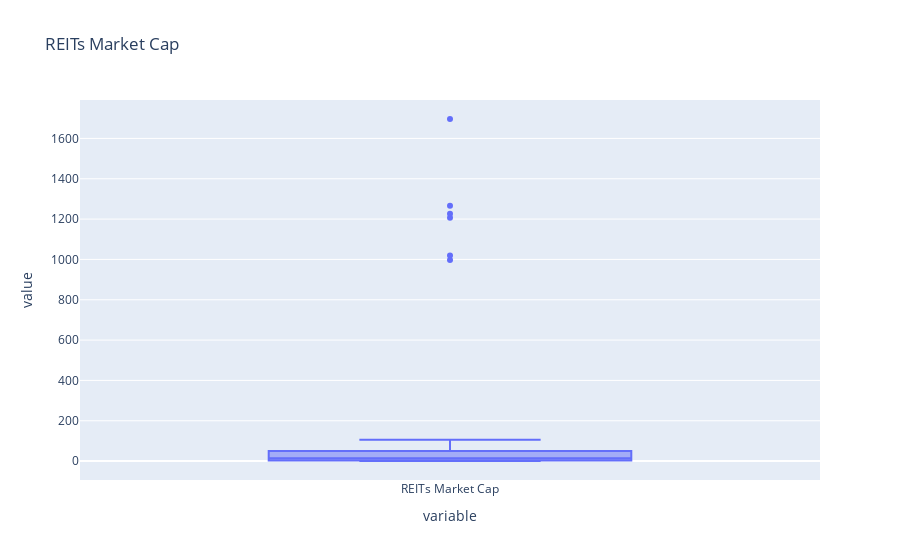
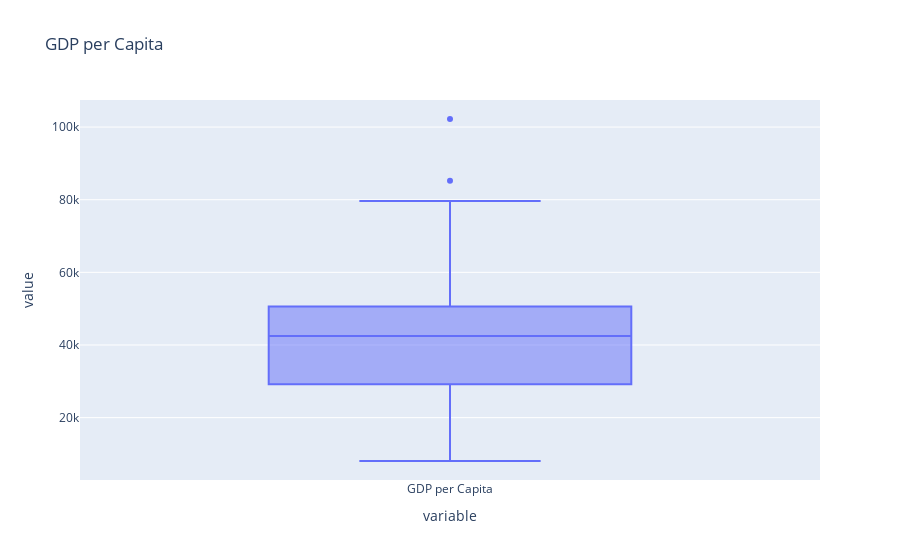
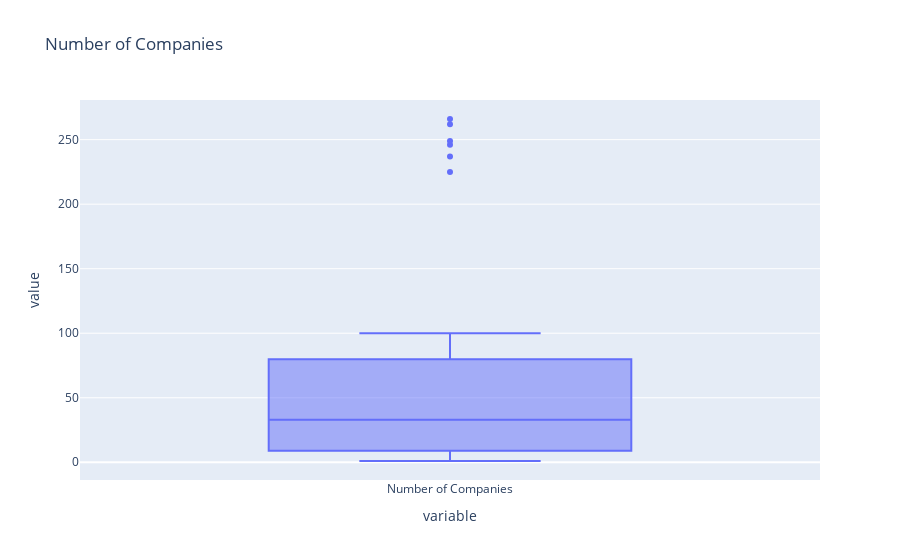
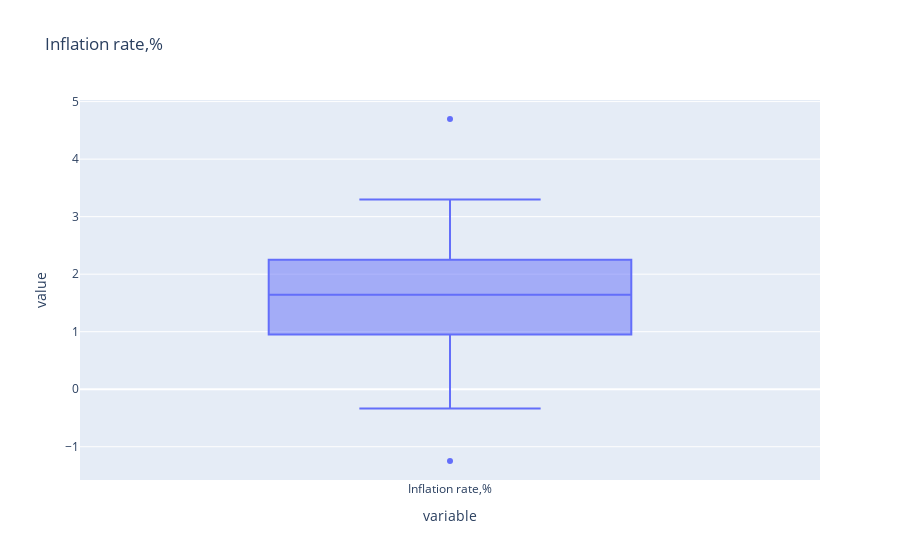

The cell these charts' notebook holds for them, in order:
### Code cell
for col in df.drop(['Year', 'Number', 'Name'], axis=1).columns:
    fig = px.box(df[col], title=col)
    
    fig.show()

### Figure 1 — Plotly figure (JSON) as saved in the notebook; plotly's stock layout.template omitted (floating-point values rounded to 4 significant figures)
{"data": [{"alignmentgroup": "True", "hovertemplate": "variable=%{x}<br>value=%{y}<extra></extra>", "legendgroup": "", "marker": {"color": "#636efa"}, "name": "", "notched": false, "offsetgroup": "", "orientation": "v", "showlegend": false, "type": "box", "x": ["REITs Market Cap", "REITs Market Cap", "REITs Market Cap", "REITs Market Cap", "REITs Market Cap", "REITs Market Cap", "REITs Market Cap", "REITs Market Cap", "REITs Market Cap", "REITs Market Cap", "REITs Market Cap", "REITs Market Cap", "REITs Market Cap", "REITs Market Cap", "REITs Market Cap", "REITs Market Cap", "REITs Market Cap", "REITs Market Cap", "REITs Market Cap", "REITs Market Cap", "REITs Market Cap", "REITs Market Cap", "REITs Market Cap", "REITs Market Cap", "REITs Market Cap", "REITs Market Cap", "REITs Market Cap", "REITs Market Cap", "REITs Market Cap", "REITs Market Cap", "REITs Market Cap", "REITs Market Cap", "REITs Market Cap", "REITs Market Cap", "REITs Market Cap", "REITs Market Cap", "REITs Market Cap", "REITs Market Cap", "REITs Market Cap", "REITs Market Cap", "REITs Market Cap", "REITs Market Cap", "REITs Market Cap", "REITs Market Cap", "REITs Market Cap", "REITs Market Cap", "REITs Market Cap", "REITs Market Cap", "REITs Market Cap", "REITs Market Cap", "REITs Market Cap", "REITs Market Cap", "REITs Market Cap", "REITs Market Cap", "REITs Market Cap", "REITs Market Cap", "REITs Market Cap", "REITs Market Cap", "REITs Market Cap", "REITs Market Cap", "REITs Market Cap", "REITs Market Cap", "REITs Market Cap", "REITs Market Cap", "REITs Market Cap", "REITs Market Cap"], "x0": " ", "xaxis": "x", "y": [14.52, 15, 21.29, 23.16, 29.16, 18.52, 0.46, 0.73, 0.48, 0.61, 0.71, 0.75, 86.9, 50.52, 65.57, 51.9, 52.18, 41.27, 4.34, 4.07, 5.53, 5.56, 6.66, 2.66, 3.24, 2.84, 2.14, 2.01, 2.13, 0.63, 3.35, 0.97, 1.16, 0.81, 0.85, 0.46, 5.27, 25.64, 25.66, 13.71, 12.76, 14.85, 22.71, 24.07, 28.71, 26.36, 25.68, 23.72, 79.82, 67.35, 90.95, 83.19, 105.8, 65.85, 2.79, 2.52, 2, 2.75, 2.5, 2.9, 1019.0, 996.9, 1267.0, 1206, 1696.0, 1226.0], "y0": " ", "yaxis": "y"}], "layout": {"boxmode": "group", "legend": {"tracegroupgap": 0}, "title": {"text": "REITs Market Cap"}, "xaxis": {"anchor": "y", "domain": [0, 1], "title": {"text": "variable"}}, "yaxis": {"anchor": "x", "domain": [0, 1], "title": {"text": "value"}}}}

### Figure 2 — Plotly figure (JSON) as saved in the notebook; plotly's stock layout.template omitted (floating-point values rounded to 4 significant figures)
{"data": [{"alignmentgroup": "True", "hovertemplate": "variable=%{x}<br>value=%{y}<extra></extra>", "legendgroup": "", "marker": {"color": "#636efa"}, "name": "", "notched": false, "offsetgroup": "", "orientation": "v", "showlegend": false, "type": "box", "x": ["GDP per Capita", "GDP per Capita", "GDP per Capita", "GDP per Capita", "GDP per Capita", "GDP per Capita", "GDP per Capita", "GDP per Capita", "GDP per Capita", "GDP per Capita", "GDP per Capita", "GDP per Capita", "GDP per Capita", "GDP per Capita", "GDP per Capita", "GDP per Capita", "GDP per Capita", "GDP per Capita", "GDP per Capita", "GDP per Capita", "GDP per Capita", "GDP per Capita", "GDP per Capita", "GDP per Capita", "GDP per Capita", "GDP per Capita", "GDP per Capita", "GDP per Capita", "GDP per Capita", "GDP per Capita", "GDP per Capita", "GDP per Capita", "GDP per Capita", "GDP per Capita", "GDP per Capita", "GDP per Capita", "GDP per Capita", "GDP per Capita", "GDP per Capita", "GDP per Capita", "GDP per Capita", "GDP per Capita", "GDP per Capita", "GDP per Capita", "GDP per Capita", "GDP per Capita", "GDP per Capita", "GDP per Capita", "GDP per Capita", "GDP per Capita", "GDP per Capita", "GDP per Capita", "GDP per Capita", "GDP per Capita", "GDP per Capita", "GDP per Capita", "GDP per Capita", "GDP per Capita", "GDP per Capita", "GDP per Capita", "GDP per Capita", "GDP per Capita", "GDP per Capita", "GDP per Capita", "GDP per Capita", "GDP per Capita"], "x0": " ", "xaxis": "x", "y": [43580.0, 43490.0, 46700.0, 43810.0, 44690.0, 50600.0, 8064.0, 8077.0, 9314.0, 9826.0, 10010.0, 12510.0, 39870.0, 39930.0, 42950.0, 39260.0, 40300.0, 42330.0, 44550.0, 44770.0, 47660.0, 45470.0, 46220.0, 48400.0, 70640.0, 68710.0, 78330.0, 79670.0, 85210.0, 102200.0, 31980.0, 32000.0, 34320.0, 30660.0, 31600.0, 33740.0, 48350.0, 48560.0, 53230.0, 51290.0, 52460.0, 56300.0, 28360.0, 28360.0, 30730.0, 26830.0, 27180.0, 29200.0, 39730.0, 39800.0, 42580.0, 39230.0, 40390.0, 47320.0, 18640.0, 18640.0, 20320.0, 18170.0, 17660.0, 20880.0, 59500.0, 59790.0, 62870.0, 63050.0, 63360.0, 75180.0], "y0": " ", "yaxis": "y"}], "layout": {"boxmode": "group", "legend": {"tracegroupgap": 0}, "title": {"text": "GDP per Capita"}, "xaxis": {"anchor": "y", "domain": [0, 1], "title": {"text": "variable"}}, "yaxis": {"anchor": "x", "domain": [0, 1], "title": {"text": "value"}}}}

### Figure 3 — Plotly figure (JSON) as saved in the notebook; plotly's stock layout.template omitted (floating-point values rounded to 4 significant figures)
{"data": [{"alignmentgroup": "True", "hovertemplate": "variable=%{x}<br>value=%{y}<extra></extra>", "legendgroup": "", "marker": {"color": "#636efa"}, "name": "", "notched": false, "offsetgroup": "", "orientation": "v", "showlegend": false, "type": "box", "x": ["Number of Companies", "Number of Companies", "Number of Companies", "Number of Companies", "Number of Companies", "Number of Companies", "Number of Companies", "Number of Companies", "Number of Companies", "Number of Companies", "Number of Companies", "Number of Companies", "Number of Companies", "Number of Companies", "Number of Companies", "Number of Companies", "Number of Companies", "Number of Companies", "Number of Companies", "Number of Companies", "Number of Companies", "Number of Companies", "Number of Companies", "Number of Companies", "Number of Companies", "Number of Companies", "Number of Companies", "Number of Companies", "Number of Companies", "Number of Companies", "Number of Companies", "Number of Companies", "Number of Companies", "Number of Companies", "Number of Companies", "Number of Companies", "Number of Companies", "Number of Companies", "Number of Companies", "Number of Companies", "Number of Companies", "Number of Companies", "Number of Companies", "Number of Companies", "Number of Companies", "Number of Companies", "Number of Companies", "Number of Companies", "Number of Companies", "Number of Companies", "Number of Companies", "Number of Companies", "Number of Companies", "Number of Companies", "Number of Companies", "Number of Companies", "Number of Companies", "Number of Companies", "Number of Companies", "Number of Companies", "Number of Companies", "Number of Companies", "Number of Companies", "Number of Companies", "Number of Companies", "Number of Companies"], "x0": " ", "xaxis": "x", "y": [27, 28, 29, 28, 29, 28, 29, 35, 30, 33, 41, 39, 52, 47, 46, 44, 48, 47, null, 62, 61, 61, 55, 52, 3, 4, 3, 3, 3, 1, 10, 9, 10, 9, 9, 8, 8, 9, 8, 7, 7, 7, 68, 82, 93, 90, 89, 97, 100, 94, 92, 90, 83, 79, 13, 12, 11, 10, 9, 10, 266, 262, 249, 246, 237, 225], "y0": " ", "yaxis": "y"}], "layout": {"boxmode": "group", "legend": {"tracegroupgap": 0}, "title": {"text": "Number of Companies"}, "xaxis": {"anchor": "y", "domain": [0, 1], "title": {"text": "variable"}}, "yaxis": {"anchor": "x", "domain": [0, 1], "title": {"text": "value"}}}}

### Figure 4 — Plotly figure (JSON) as saved in the notebook; plotly's stock layout.template omitted (floating-point values rounded to 4 significant figures)
{"data": [{"alignmentgroup": "True", "hovertemplate": "variable=%{x}<br>value=%{y}<extra></extra>", "legendgroup": "", "marker": {"color": "#636efa"}, "name": "", "notched": false, "offsetgroup": "", "orientation": "v", "showlegend": false, "type": "box", "x": ["Inflation rate,%", "Inflation rate,%", "Inflation rate,%", "Inflation rate,%", "Inflation rate,%", "Inflation rate,%", "Inflation rate,%", "Inflation rate,%", "Inflation rate,%", "Inflation rate,%", "Inflation rate,%", "Inflation rate,%", "Inflation rate,%", "Inflation rate,%", "Inflation rate,%", "Inflation rate,%", "Inflation rate,%", "Inflation rate,%", "Inflation rate,%", "Inflation rate,%", "Inflation rate,%", "Inflation rate,%", "Inflation rate,%", "Inflation rate,%", "Inflation rate,%", "Inflation rate,%", "Inflation rate,%", "Inflation rate,%", "Inflation rate,%", "Inflation rate,%", "Inflation rate,%", "Inflation rate,%", "Inflation rate,%", "Inflation rate,%", "Inflation rate,%", "Inflation rate,%", "Inflation rate,%", "Inflation rate,%", "Inflation rate,%", "Inflation rate,%", "Inflation rate,%", "Inflation rate,%", "Inflation rate,%", "Inflation rate,%", "Inflation rate,%", "Inflation rate,%", "Inflation rate,%", "Inflation rate,%", "Inflation rate,%", "Inflation rate,%", "Inflation rate,%", "Inflation rate,%", "Inflation rate,%", "Inflation rate,%", "Inflation rate,%", "Inflation rate,%", "Inflation rate,%", "Inflation rate,%", "Inflation rate,%", "Inflation rate,%", "Inflation rate,%", "Inflation rate,%", "Inflation rate,%", "Inflation rate,%", "Inflation rate,%", "Inflation rate,%"], "x0": " ", "xaxis": "x", "y": [2.126, 2.053, 1.437, 0.7408, 2.44, null, 2.062, 2.815, 3.104, 1.672, 3.298, null, 1.032, 1.851, 1.108, 0.4765, 1.642, null, 1.509, 1.732, 1.446, 0.5067, 3.143, null, 0.3405, 0.4884, 0.939, -0.3346, 2.358, null, 1.227, 1.137, 0.6112, -0.1377, 1.874, null, 1.381, 1.703, 2.634, 1.272, 2.676, null, 1.956, 1.675, 0.6995, -0.3228, 3.093, null, 2.558, 2.293, 1.738, 0.9895, 2.518, null, 1.121, 0.6256, 0.253, -1.248, 1.224, null, 2.13, 2.443, 1.812, 1.234, 4.698, null], "y0": " ", "yaxis": "y"}], "layout": {"boxmode": "group", "legend": {"tracegroupgap": 0}, "title": {"text": "Inflation rate,%"}, "xaxis": {"anchor": "y", "domain": [0, 1], "title": {"text": "variable"}}, "yaxis": {"anchor": "x", "domain": [0, 1], "title": {"text": "value"}}}}
